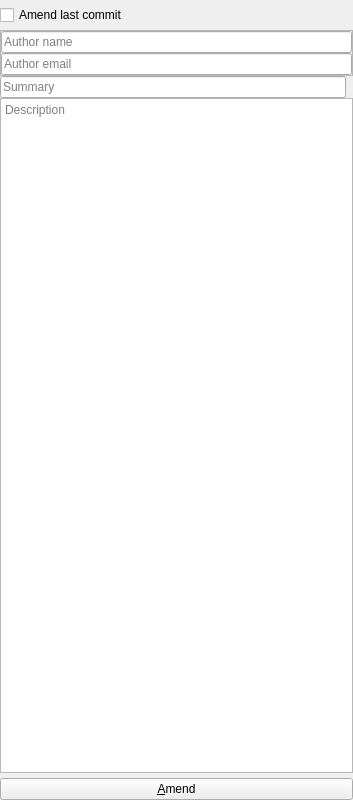
<?xml version="1.0" encoding="UTF-8"?>
<ui version="4.0">
 <class>CommitChangesWidget</class>
 <widget class="QWidget" name="CommitChangesWidget">
  <property name="geometry">
   <rect>
    <x>0</x>
    <y>0</y>
    <width>353</width>
    <height>800</height>
   </rect>
  </property>
  <property name="windowTitle">
   <string>Commit changes</string>
  </property>
  <property name="windowIcon">
   <iconset>
    <normaloff>:/icons/resources/vcs_commit.png</normaloff>:/icons/resources/vcs_commit.png</iconset>
  </property>
  <layout class="QVBoxLayout" name="mainLayout">
   <property name="spacing">
    <number>0</number>
   </property>
   <property name="leftMargin">
    <number>0</number>
   </property>
   <property name="topMargin">
    <number>0</number>
   </property>
   <property name="rightMargin">
    <number>0</number>
   </property>
   <property name="bottomMargin">
    <number>0</number>
   </property>
   <item>
    <widget class="ClickableFrame" name="unstagedFrame"/>
   </item>
   <item>
    <widget class="ClickableFrame" name="stagedFrame"/>
   </item>
   <item>
    <spacer name="verticalSpacer_2">
     <property name="orientation">
      <enum>Qt::Orientation::Vertical</enum>
     </property>
     <property name="sizeType">
      <enum>QSizePolicy::Policy::Fixed</enum>
     </property>
     <property name="sizeHint" stdset="0">
      <size>
       <width>20</width>
       <height>5</height>
      </size>
     </property>
    </spacer>
   </item>
   <item>
    <widget class="CheckBox" name="amendCheckBox">
     <property name="text">
      <string>Amend last commit</string>
     </property>
    </widget>
   </item>
   <item>
    <spacer name="verticalSpacer">
     <property name="orientation">
      <enum>Qt::Orientation::Vertical</enum>
     </property>
     <property name="sizeType">
      <enum>QSizePolicy::Policy::Fixed</enum>
     </property>
     <property name="sizeHint" stdset="0">
      <size>
       <width>20</width>
       <height>5</height>
      </size>
     </property>
    </spacer>
   </item>
   <item>
    <widget class="QFrame" name="amendFrame">
     <property name="frameShape">
      <enum>QFrame::Shape::StyledPanel</enum>
     </property>
     <property name="frameShadow">
      <enum>QFrame::Shadow::Raised</enum>
     </property>
     <layout class="QVBoxLayout" name="verticalLayout">
      <property name="spacing">
       <number>0</number>
      </property>
      <property name="leftMargin">
       <number>0</number>
      </property>
      <property name="topMargin">
       <number>0</number>
      </property>
      <property name="rightMargin">
       <number>0</number>
      </property>
      <property name="bottomMargin">
       <number>0</number>
      </property>
      <item>
       <widget class="QLineEdit" name="leAuthorName">
        <property name="placeholderText">
         <string>Author name</string>
        </property>
       </widget>
      </item>
      <item>
       <widget class="QLineEdit" name="leAuthorEmail">
        <property name="placeholderText">
         <string>Author email</string>
        </property>
       </widget>
      </item>
     </layout>
    </widget>
   </item>
   <item>
    <layout class="QHBoxLayout" name="horizontalLayout">
     <property name="spacing">
      <number>0</number>
     </property>
     <item>
      <widget class="QLineEdit" name="leCommitTitle">
       <property name="placeholderText">
        <string>Summary</string>
       </property>
      </widget>
     </item>
     <item>
      <widget class="QLabel" name="lCounter">
       <property name="text">
        <string/>
       </property>
      </widget>
     </item>
    </layout>
   </item>
   <item>
    <widget class="QTextEdit" name="teDescription">
     <property name="lineWrapMode">
      <enum>QTextEdit::LineWrapMode::WidgetWidth</enum>
     </property>
     <property name="readOnly">
      <bool>false</bool>
     </property>
     <property name="acceptRichText">
      <bool>false</bool>
     </property>
     <property name="placeholderText">
      <string>Description</string>
     </property>
    </widget>
   </item>
   <item>
    <spacer name="verticalSpacer_4">
     <property name="orientation">
      <enum>Qt::Orientation::Vertical</enum>
     </property>
     <property name="sizeType">
      <enum>QSizePolicy::Policy::Fixed</enum>
     </property>
     <property name="sizeHint" stdset="0">
      <size>
       <width>20</width>
       <height>5</height>
      </size>
     </property>
    </spacer>
   </item>
   <item>
    <widget class="QPushButton" name="applyActionBtn">
     <property name="sizePolicy">
      <sizepolicy hsizetype="Expanding" vsizetype="Fixed">
       <horstretch>0</horstretch>
       <verstretch>0</verstretch>
      </sizepolicy>
     </property>
     <property name="toolTip">
      <string>Commit selected files</string>
     </property>
     <property name="text">
      <string>&amp;Amend</string>
     </property>
     <property name="shortcut">
      <string>Alt+C</string>
     </property>
    </widget>
   </item>
  </layout>
 </widget>
 <layoutdefault spacing="6" margin="11"/>
 <customwidgets>
  <customwidget>
   <class>ClickableFrame</class>
   <extends>QFrame</extends>
   <header>ClickableFrame.h</header>
   <container>1</container>
  </customwidget>
  <customwidget>
   <class>CheckBox</class>
   <extends>QCheckBox</extends>
   <header>CheckBox.h</header>
  </customwidget>
 </customwidgets>
 <tabstops>
  <tabstop>teDescription</tabstop>
  <tabstop>leAuthorName</tabstop>
  <tabstop>leAuthorEmail</tabstop>
 </tabstops>
 <resources/>
 <connections/>
</ui>
